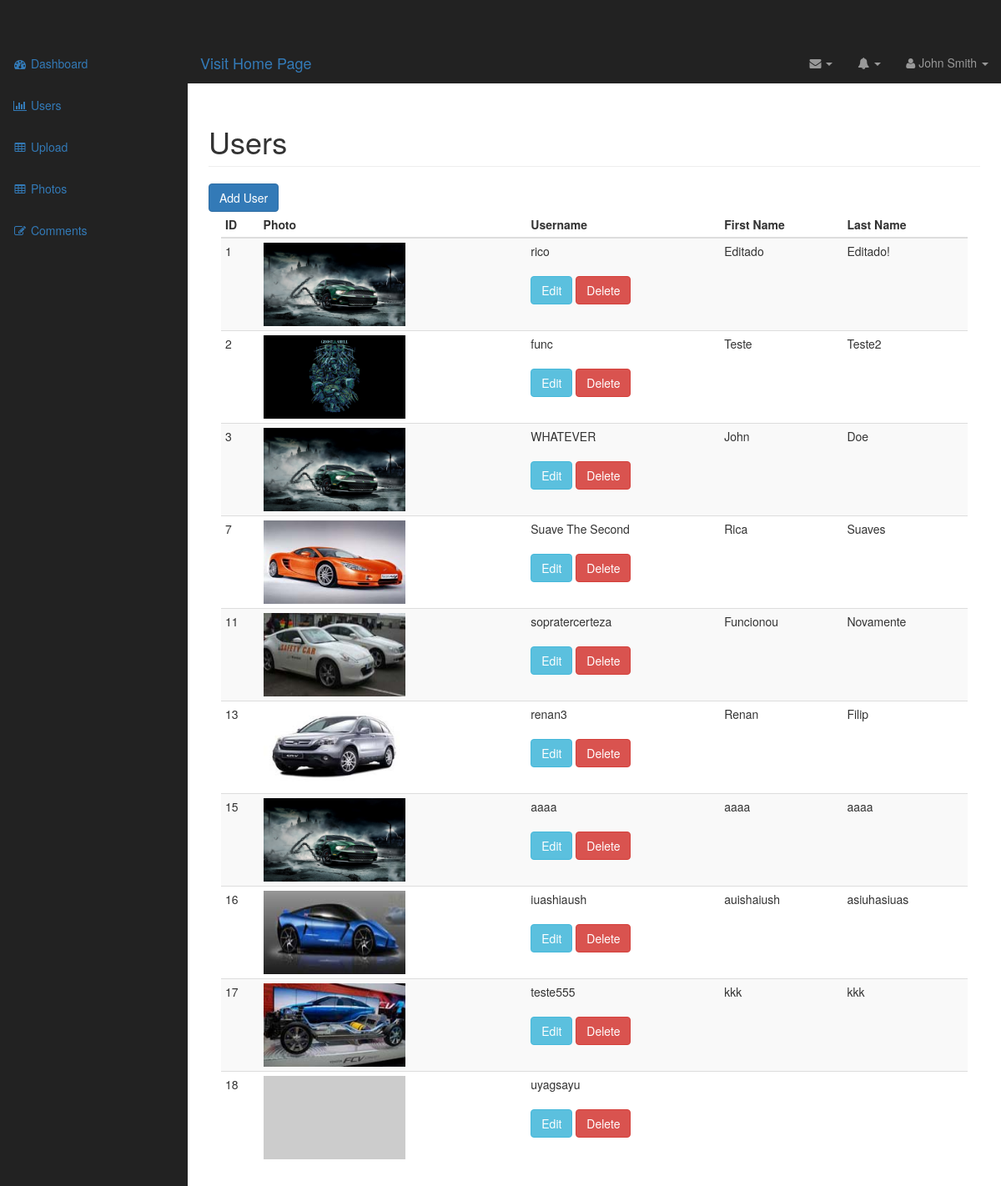
The page /admin/users.php (signed in) on the database its author committed.
### tables this page shows
CREATE TABLE `users` (
  `id` int(11),
  `username` varchar(255),
  `password` varchar(255),
  `first_name` varchar(255),
  `last_name` varchar(255),
  `user_image` varchar(255)
);

### admin/includes/Database.php (called while the page is built, shortened)
<?php
    class Database {
        public $connection;
        public function open_db_connection() {
            $this->connection = new mysqli(DB_HOST, DB_USER, DB_PASS, DB_NAME);
        }
        public function query($sql) {
            $result = $this->connection->query($sql);
            return $result;
        }
    }
    $database = new Database();
?>

### admin/includes/Db_object.php (called while the page is built, shortened)
<?php
    class Db_object {
        public static function find_all() {
            return static::find_by_query("select * from " . static::$db_table . " ");
        }
        public static function find_by_query($sql) {
            global $database;
            $result_set = $database->query($sql);
            $the_object_array = array();
            while ($row = mysqli_fetch_array($result_set)) {
                $the_object_array[] = static::instantiation($row);
            }
            return $the_object_array;
        }
        public static function instantiation($the_record) {
            $the_object = new $calling_class;
            foreach ($the_record as $the_attribute => $value) {
                if ($the_object->has_the_attribute($the_attribute)) {
                    $the_object->$the_attribute = $value;
                }
            }
            return $the_object;
        }
        private function has_the_attribute($the_attribute) {
            $object_properties = get_object_vars($this);
            return array_key_exists($the_attribute, $object_properties);
        }
    }
?>

### admin/includes/User.php (called while the page is built, shortened)
<?php
    class User extends Db_object {
        public $user_image;
        public $upload_directory = "images";
        public $image_placeholder = "http://placehold.it/400x400&text=image";
        public function image_path_placeholder() {
            return empty($this->user_image) ? $this->image_placeholder : $this->upload_directory.DS.$this->user_image;
        }
    }
?>

### admin/users.php (the view, shortened to what this page needs)
<?php include("includes/header.php"); ?>
<?php
    $users = User::find_all();
?>
        <?php include("includes/top_nav.php"); ?>
        <?php include("includes/side_nav.php"); ?>
    <div id="page-wrapper">
        <div class="container-fluid">
            <div class="row">
                <div class="col-lg-12">
                    <h1 class="page-header">
                        Users
                    </h1>
                    <a href="add_user.php" class="btn btn-primary">Add User</a>
                    <div class="col-md-12">
                        <table class="table table-hover table-responsive table-striped table-condensed">
                            <thead>
                                <tr>
                                    <th>ID</th>
                                    <th>Photo</th>
                                    <th>Username</th>
                                    <th>First Name</th>
                                    <th>Last Name</th>
                                </tr>
                            </thead>
                            <tbody>
                            <?php foreach ($users as $user) : ?>
                                <tr>
                                    <td><?php echo $user->id; ?></td>
                                    <td>
                                        <img class="admin-user-thumbnail user_image" src="<?php echo $user->image_path_placeholder(); ?>" alt="">
                                    </td>
                                    <td><?php echo $user->username; ?>
                                        <div class="action_links"><br>
                                            <a href="edit_user.php?id=<?php echo $user->id; ?>" class="btn btn-info">Edit</a>
                                            <a href="delete_user.php?id=<?php echo $user->id; ?>" class="btn btn-danger">Delete</a>
                                        </div>
                                    </td>
                                    <td><?php echo $user->first_name; ?></td>
                                    <td><?php echo $user->last_name; ?></td>
                                </tr>
                            <?php endforeach; ?>
                            </tbody>
                        </table>
                    </div>
                </div>
            </div>
        </div>
    </div>
<?php include("includes/footer.php"); ?>

### admin/css/sb-admin.css (style rules this page uses)
body { margin-top: 100px; background-color: #222; }
@media (min-width:768px) { body { margin-top: 50px; } }
#page-wrapper { width: 100%; padding: 0; background-color: #fff; }
@media (min-width:768px) { #page-wrapper { padding: 10px; } }

### admin/css/styles.css (style rules this page uses)
.user_image { width: 170px; height: 100px; }

### rows shown on the page
users: id "1", user_image (picture), username "rico", first_name "Editado", last_name "Editado!"
users: id "2", user_image (picture), username "func", first_name "Teste", last_name "Teste2"
users: id "3", user_image (picture), username "WHATEVER", first_name "John", last_name "Doe"
users: id "7", user_image (picture), username "Suave The Second", first_name "Rica", last_name "Suaves"
users: id "11", user_image (picture), username "sopratercerteza", first_name "Funcionou", last_name "Novamente"
users: id "13", user_image (picture), username "renan3", first_name "Renan", last_name "Filip"
users: id "15", user_image (picture), username "aaaa", first_name "aaaa", last_name "aaaa"
users: id "16", user_image (picture), username "iuashiaush", first_name "auishaiush", last_name "asiuhasiuas"
users: id "17", user_image (picture), username "teste555", first_name "kkk", last_name "kkk"
users: id "18", username "uyagsayu"
